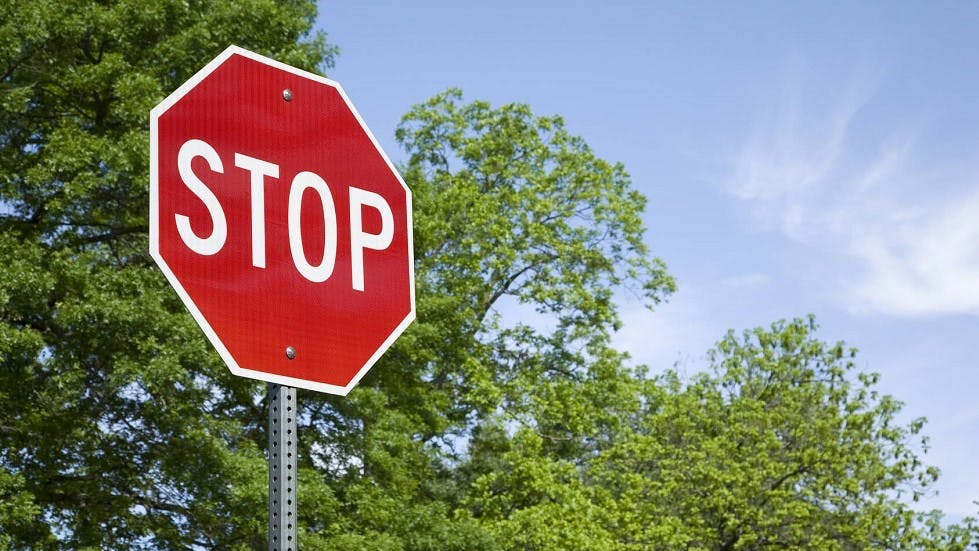
#> input picture week07/image.jpg, 979 x 551 px
$ jupyter execute 2374802010414_LeTranDongQuan_252_71ITAI40603_0101_Lab06.ipynb
#> lines starting #> are read from the running program, lines starting #| are printed output that depends on the picture
[cell 1]
import cv2
import matplotlib.pyplot as plt


img = cv2.imread("image.jpg")
#> img is the input picture: shape (551, 979, 3); mean B, G, R 123.1, 133.3, 133.1
# Chuyển sang ảnh xám (cần cho cascade)
img_gray = cv2.cvtColor(img, cv2.COLOR_BGR2GRAY)
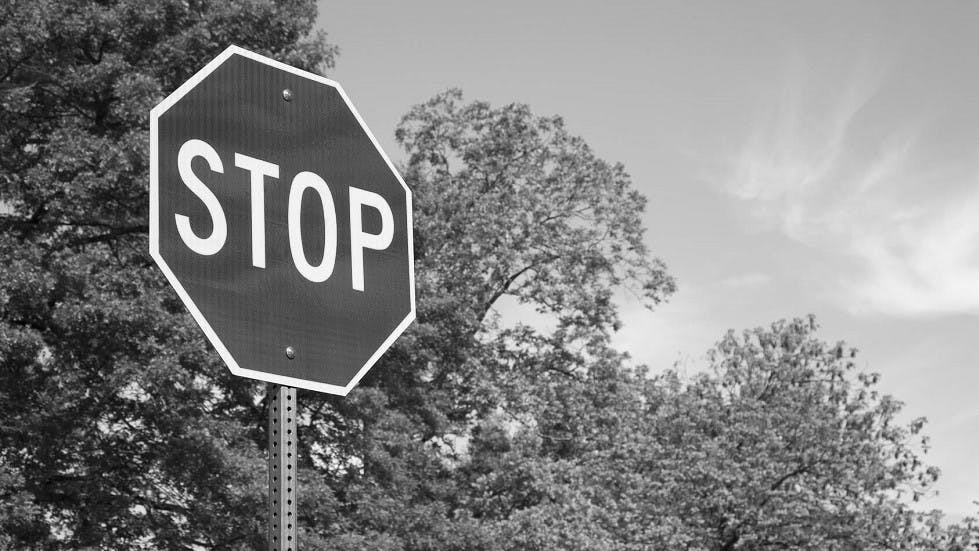
#> img_gray: shape (551, 979); min 0, max 255, mean 132
# Chuyển sang RGB để hiển thị đúng màu với matplotlib
img_rgb = cv2.cvtColor(img, cv2.COLOR_BGR2RGB)

# Tải cascade đã được huấn luyện cho biển báo STOP (file stop_data.xml)
stop_data = cv2.CascadeClassifier("stop_data.xml")

# Phát hiện biển báo với kích thước tối thiểu 20x20 pixel
found = stop_data.detectMultiScale(img_gray, minSize=(20, 20))
#> found = [[144, 66, 315, 315]]
amount_found = len(found)
#> amount_found = 1
if amount_found != 0:

    for x, y, width, height in found:
        cv2.rectangle(img_rgb, (x, y), (x + height, y + width), (0, 255, 0), 5)
#> this loop made 1 pass
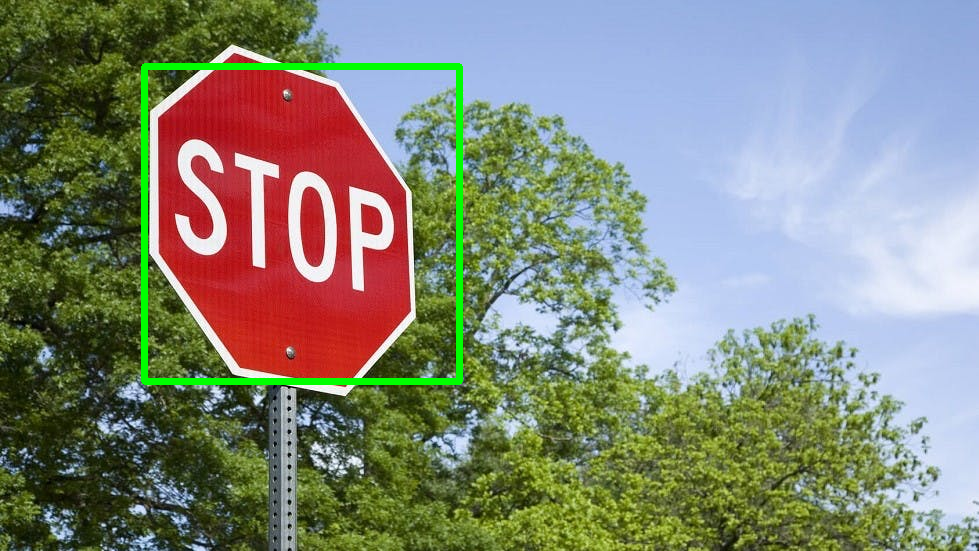
#> img_rgb: shape (551, 979, 3); mean R, G, B 131.3, 135.6, 121.6
plt.imshow(img_rgb)
plt.show()

[cell 2]
img = cv2.imread("image_2.jpg")
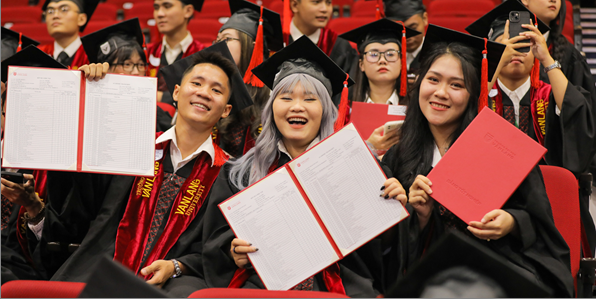
#> input picture week07/image_2.jpg, 596 x 299 px
#> img is the input picture: shape (299, 596, 3); mean B, G, R 74.1, 83.3, 122.1
img_gray = cv2.cvtColor(img, cv2.COLOR_BGR2GRAY)
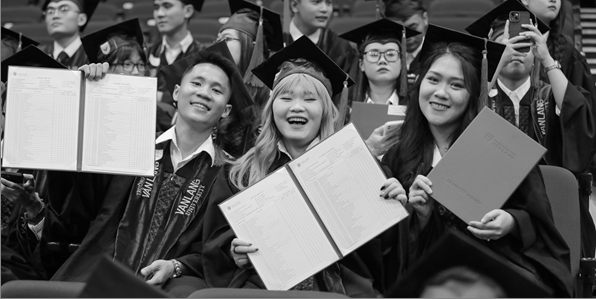
#> img_gray: shape (299, 596); min 0, max 255, mean 93.9
img_rgb = cv2.cvtColor(img, cv2.COLOR_BGR2RGB)
#> img_rgb: shape (299, 596, 3)

# Tải cascade cho khuôn mặt (file XML đã tải về)
haarcascade = cv2.CascadeClassifier("haarcascade_frontalface_default.xml")

# Phát hiện khuôn mặt
found = haarcascade.detectMultiScale(img_gray, minSize=(20, 20))
#> found = [[358, 34, 49, 49], [412, 57, 64, 64], [176, 60, 61, 61], [262, 68, 72, 72]]
amount_found = len(found)
#> amount_found = 4

if amount_found != 0:
    for x, y, width, height in found:
        cv2.rectangle(img_rgb, (x, y), (x + height, y + width), (0, 255, 0), 5)
#> this loop made 4 passes
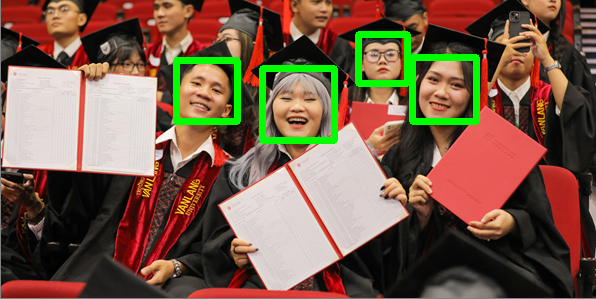
#> img_rgb: shape (299, 596, 3); mean R, G, B 118.9, 90.7, 72.2

plt.imshow(img_rgb)
plt.show()

[cell 3]
img = cv2.imread("image_2.jpg")
img_gray = cv2.cvtColor(img, cv2.COLOR_BGR2GRAY)
img_rgb = cv2.cvtColor(img, cv2.COLOR_BGR2RGB)

# Tải cascade cho miệng (mcs_mouth)
haarcascade = cv2.CascadeClassifier("haarcascade_mcs_mouth.xml")

found = haarcascade.detectMultiScale(img_gray, minSize=(20, 20))
#> found = [[505, 36, 34, 20], [421, 96, 36, 22], [181, 98, 36, 22], [278, 110, 41, 25]]
amount_found = len(found)

if amount_found != 0:
    for x, y, width, height in found:
        cv2.rectangle(img_rgb, (x, y), (x + height, y + width), (0, 255, 0), 5)
#> this loop made 4 passes
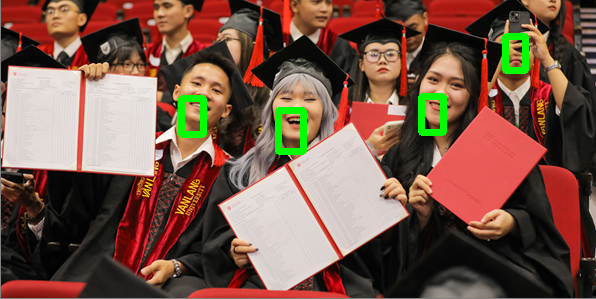
#> img_rgb: shape (299, 596, 3); mean R, G, B 119.4, 86.1, 72.8

plt.imshow(img_rgb)
plt.show()

[cell 4]
img = cv2.imread("image_2.jpg")
img_gray = cv2.cvtColor(img, cv2.COLOR_BGR2GRAY)
img_rgb = cv2.cvtColor(img, cv2.COLOR_BGR2RGB)

# Tải cascade cho nụ cười
haarcascade = cv2.CascadeClassifier("haarcascade_smile.xml")

found = haarcascade.detectMultiScale(img_gray, minSize=(20, 20))
#> found = 16 rows, first 6: [249, 80, 97, 48], [14, 214, 45, 22], [48, 231, 60, 30], [332, 24, 104, 52], [161, 50, 88, 44], [24, 4, 74, 37]
amount_found = len(found)
#> amount_found = 16

if amount_found != 0:
    for x, y, width, height in found:
        cv2.rectangle(img_rgb, (x, y), (x + height, y + width), (0, 255, 0), 5)
#> this loop made 16 passes
#> (x, y, width, height) on passes 1 to 12: (249, 80, 97, 48), (14, 214, 45, 22), (48, 231, 60, 30), (332, 24, 104, 52), (161, 50, 88, 44), (24, 4, 74, 37), (432, 195, 116, 58), (110, 237, 104, 52), (20, 26, 91, 46), (73, 29, 91, 46), (115, 5, 87, 44), (409, 241, 97, 48)
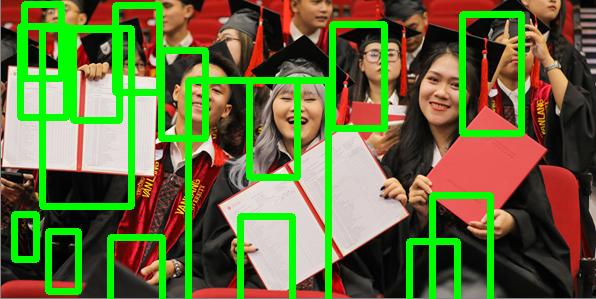
#> img_rgb: shape (299, 596, 3); mean R, G, B 100.1, 109.5, 60.3

plt.imshow(img_rgb)
plt.show()
